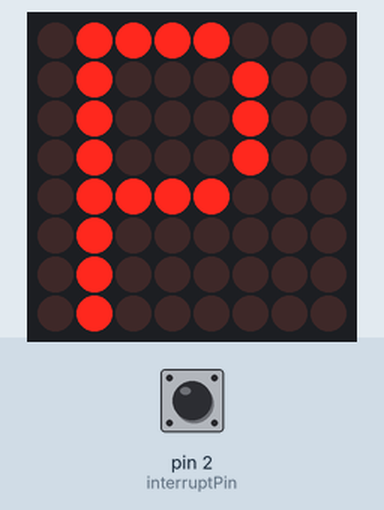
This sketch was run on a simulated Arduino Uno, built with avr-gcc and run on an emulated ATmega328P. Parts: 8×8 LED matrix. The inputs (shaded band) are chosen by the test bench; at power-on: pin 2 (interruptPin) LOW.

Above: at 1.2 s.
1.3 s: pin 2 (interruptPin) pulled HIGH for 0.15 s
At 2.5 s:
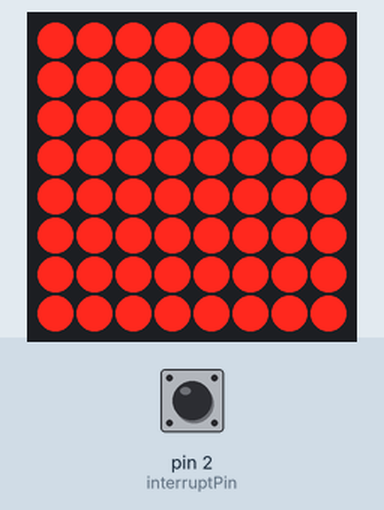
3.5 s: pin 2 (interruptPin) pulled HIGH for 0.15 s
At 4.8 s:
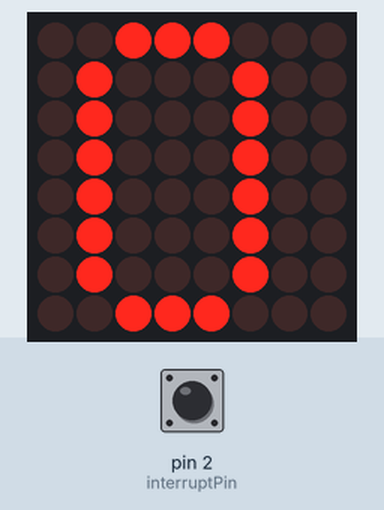
6.6 s: pin 2 (interruptPin) pulled HIGH for 1 s
At 7.6 s:
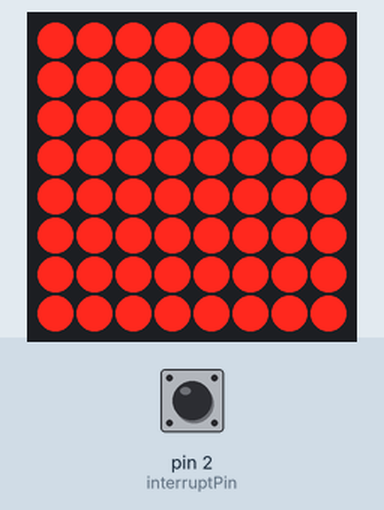
16.6 s: pin 2 (interruptPin) pulled HIGH for 3.2 s
Timing chart, 0 to 19.6 s (numbered marks = the images above; inputs shaded):
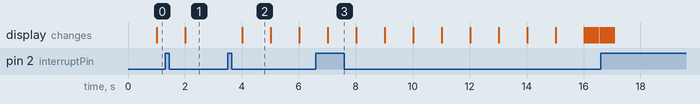

Measured:
- after the input at 1.3 s, the display: changes after 0.71 s (image 1)
- after the input at 3.5 s, the display: changes after 0.51 s (image 2)
- after the input at 6.6 s, the display: changes after 0.41 s (image 3)
- what the display in image 2 shows lasts 1.0 s, from 4.0 s to 5.0 s

The sketch:

Led15MinClock.ino
```cpp
#include "LedControl.h"

/* pin 12 -> DataIn/SDI
 pin 11 -> CLK/SCL
 pin 10 -> LOAD/CS
 Last digit denotes that there is only a single MAX72XX.
 */
LedControl lc=LedControl(12,11,10,1);
int standardIntensity=5;

byte interruptPin = 2;

int countdownStepsInSeconds = 60;

unsigned static int minTimeBetweenInterrupts = 1000;
unsigned static long lastInterrupt = millis();

volatile boolean isCountdownModeActive = false;

void setup() {
  /* for debug only */
  //Serial.begin(9600);
  /* MAX72XX wakeupcall */
  lc.shutdown(0,false);
  lc.setIntensity(0,standardIntensity);
  lc.clearDisplay(0);
  /* Set interupt pin and associated method to call. State = HIGH/LOW/CHANGE */
  attachInterrupt(digitalPinToInterrupt(interruptPin), setAndResetISR, HIGH);
}

void setAndResetISR() {
  /* Make sure that at least minTimeBetweenInterrupts has passed since last
  state change (check is done due to flicker/bouncing) */
  if ((millis() - lastInterrupt) >= minTimeBetweenInterrupts) {
    isCountdownModeActive = !isCountdownModeActive;
    lastInterrupt = millis();
  }
}

void diagonalTimer() {

  /* Byte arrays containing data for the diagonal count down pattern */
  byte one[8]       ={B11111111,B11111111,B11111111,B11111111,B11111111,B11111111,B11111111,B11111111};
  byte two[8]       ={B11111110,B11111111,B11111111,B11111111,B11111111,B11111111,B11111111,B11111111};
  byte three[8]     ={B11111100,B11111110,B11111111,B11111111,B11111111,B11111111,B11111111,B11111111};
  byte four[8]      ={B11111000,B11111100,B11111110,B11111111,B11111111,B11111111,B11111111,B11111111};
  byte five[8]      ={B11110000,B11111000,B11111100,B11111110,B11111111,B11111111,B11111111,B11111111};
  byte six[8]       ={B11100000,B11110000,B11111000,B11111100,B11111110,B11111111,B11111111,B11111111};
  byte seven[8]     ={B11000000,B11100000,B11110000,B11111000,B11111100,B11111110,B11111111,B11111111};
  byte eight[8]     ={B10000000,B11000000,B11100000,B11110000,B11111000,B11111100,B11111110,B11111111};
  byte nine[8]      ={B00000000,B10000000,B11000000,B11100000,B11110000,B11111000,B11111100,B11111110};
  byte ten[8]       ={B00000000,B00000000,B10000000,B11000000,B11100000,B11110000,B11111000,B11111100};
  byte eleven[8]    ={B00000000,B00000000,B00000000,B10000000,B11000000,B11100000,B11110000,B11111000};
  byte twelve[8]    ={B00000000,B00000000,B00000000,B00000000,B10000000,B11000000,B11100000,B11110000};
  byte thirteen[8]  ={B00000000,B00000000,B00000000,B00000000,B00000000,B10000000,B11000000,B11100000};
  byte fourteen[8]  ={B00000000,B00000000,B00000000,B00000000,B00000000,B00000000,B10000000,B11000000};
  byte fifteen[8]   ={B00000000,B00000000,B00000000,B00000000,B00000000,B00000000,B00000000,B10000000};
  byte sixteen[8]   ={B00000000,B00000000,B00000000,B00000000,B00000000,B00000000,B00000000,B00000000};

  byte* timeFields[15]={one,two,three,four,five,six,seven,eight,nine,ten,eleven,twelve,thirteen,fourteen,fifteen};
  byte* timeFieldsReverse[15]={fifteen,fourteen,thirteen,twelve,eleven,ten,nine,eight,seven,six,five,four,three,two,one};

  for(byte* timeField : timeFields) {
    renderEightRows(timeField);
    if(!delayAndCheckCountdownActiveEverySecond(countdownStepsInSeconds)) {
      return;
    }
  }
  displayClock();
  isCountdownModeActive = false;
}

boolean delayAndCheckCountdownActiveEverySecond(int countdownStepsInSeconds) {
  for (int i = 0 ; i < countdownStepsInSeconds ; i++) {
    delay(1000);
    if (!isCountdownModeActive) {
      return false;
    }
  }
  return true;
}

boolean delayAndCheckCountDownActiveEverySecondBeginCountDown(int countdownStepsInSeconds) {
  for (int i = 0 ; i < countdownStepsInSeconds ; i++) {
    delay(1000);
    if (isCountdownModeActive) {
      return true;
    }
  }
  return false;
}

void heartBeat() {
  byte heart[8]  ={B01100110,B11111111,B11111111,B11111111,B11111111,B01111110,B00111100,B00011000};
  renderEightRows(heart);
  /* Outer loop == number of heartbeats */
  for (int i = 0 ; i < 4 ; i++) {
    /* Raise the intensity */
    for (int j = 3 ; j <= 15 ; j++) {
      lc.setIntensity(0,j);
      delay(40);
    }
    /* Lower the intensity */
    for (int k = 15 ; k >= 3 ; k--) {
      lc.setIntensity(0,k);
      delay(40);
    }
    lc.setIntensity(0, standardIntensity);
    /* Check if it's time to go to the countdown sequence */
    if (isCountdownModeActive) {
      break;
    }
  }
}

void displayOperator() {
  byte o[8]       ={B00111000,B01000100,B01000100,B01000100,B01000100,B01000100,B01000100,B00111000};
  byte p[8]       ={B01111000,B01000100,B01000100,B01000100,B01111000,B01000000,B01000000,B01000000};
  byte e[8]       ={B01111100,B01000000,B01000000,B01111000,B01000000,B01000000,B01000000,B01111100};
  byte r[8]       ={B01111000,B01000100,B01000100,B01111000,B01001000,B01000100,B01000100,B01000100};
  byte a[8]       ={B00111000,B01000100,B01000100,B01111100,B01000100,B01000100,B01000100,B01000100};
  byte t[8]       ={B01111100,B00010000,B00010000,B00010000,B00010000,B00010000,B00010000,B00010000};
  byte* operatorText[8]={o,p,e,r,a,t,o,r};

  for(byte* character : operatorText) {
    renderEightRows(character);
    delay(1000);
    /* Check if it's time to go to the countdown sequence */
    if (isCountdownModeActive) {
      break;
    }
  }
}


void displayClock() {
  /* Clock arm positions in order for clockwise motion, starting from 12o'clock.
  Utilize as you please */
  byte a[8]       ={B00111000,B01010100,B10010010,B10010010,B10000010,B01000100,B00111000,B00000000};
  byte b[8]       ={B00111000,B01000100,B10001010,B10010010,B10000010,B01000100,B00111000,B00000000};
  byte c[8]       ={B00111000,B01000100,B10000010,B10011110,B10000010,B01000100,B00111000,B00000000};
  byte d[8]       ={B00111000,B01000100,B10000010,B10010010,B10001010,B01000100,B00111000,B00000000};
  byte e[8]       ={B00111000,B01000100,B10000010,B10010010,B10010010,B01010100,B00111000,B00000000};
  byte f[8]       ={B00111000,B01000100,B10000010,B10010010,B10100010,B01000100,B00111000,B00000000};
  byte g[8]       ={B00111000,B01000100,B10000010,B11110010,B10000010,B01000100,B00111000,B00000000};
  byte h[8]       ={B00111000,B01000100,B10100010,B10010010,B10000010,B01000100,B00111000,B00000000};
  byte stopTime[8]={B00111000,B01000100,B10101010,B10010010,B10101010,B01000100,B00111000,B00000000};
  byte* clockPositions[8]={a,h,g,f,e,d,c,b};

  /* Outer for-loop, show the full animation three times */
  for (int x = 0 ; x < 3 ; x++) {
    for(byte* clockPosition : clockPositions) {
      renderEightRows(clockPosition);
      delay(200);
      if (!isCountdownModeActive) {
        break;
      }
    }
  }
  /* When the clock stops spinning, flash the stop icon */
  for(int i = 0 ; i < 20 ; i++) {
    renderEightRows(stopTime);
    delay(300);
    lc.clearDisplay(0);
    delay(300);
    if (!isCountdownModeActive) {
      break;
    }
  }
}

void renderEightRows(byte rows[]) {
  for(int i = 0 ; i < 8 ; i++) {
        lc.setRow(0,i,rows[i]);
  }
}

void loop() {
  /* Not too nice if ladder to take handle break in e.g. displayOperator so
  that it doesn't go into hearBeat */
  if(isCountdownModeActive) {
    diagonalTimer();
  }
  if (!isCountdownModeActive){
    displayOperator();
  }
  if (!isCountdownModeActive) {
    heartBeat();
  }
}
```
